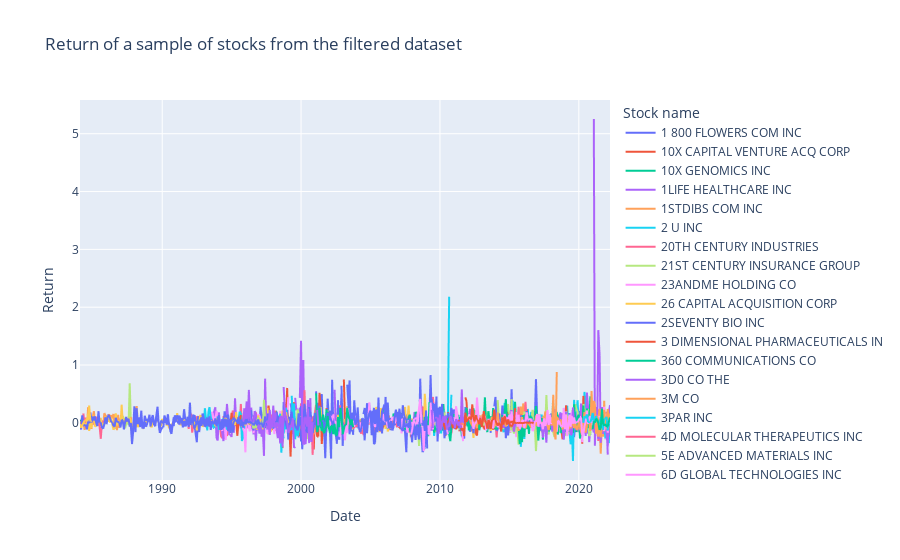

Notebook code for this chart:
### Markdown cell above
# Output after filtering 

After filtering for penny stocks and microcaps, there are 8 984 stocks remaining for our portfolio, out of the initial 27 840 listed on the stock exchanges we are considering.

### Code cell
px.line(ts.iloc[:75].T, color = 'COMNAM', labels = dict(value = 'Return', date1 = 'Date', COMNAM = 'Stock name'), title = 'Return of a sample of stocks from the filtered dataset')

### Figure 1 — Plotly figure (JSON) as saved in the notebook; plotly's stock layout.template omitted (floating-point values rounded to 4 significant figures; data arrays with more than 128 entries replaced by an {"elided": "..."} marker saying what was removed)
{"data": [{"hovertemplate": "Stock name=1 800 FLOWERS COM INC<br>Date=%{x}<br>Return=%{y}<extra></extra>", "legendgroup": "1 800 FLOWERS COM INC", "line": {"color": "#636efa", "dash": "solid"}, "mode": "lines", "name": "1 800 FLOWERS COM INC", "showlegend": true, "type": "scattergl", "x": {"elided": "459 str values"}, "xaxis": "x", "y": {"elided": "459 float values"}, "yaxis": "y"}, {"hovertemplate": "Stock name=10X CAPITAL VENTURE ACQ CORP<br>Date=%{x}<br>Return=%{y}<extra></extra>", "legendgroup": "10X CAPITAL VENTURE ACQ CORP", "line": {"color": "#EF553B", "dash": "solid"}, "mode": "lines", "name": "10X CAPITAL VENTURE ACQ CORP", "showlegend": true, "type": "scattergl", "x": {"elided": "459 str values"}, "xaxis": "x", "y": {"elided": "459 float values"}, "yaxis": "y"}, {"hovertemplate": "Stock name=10X GENOMICS INC<br>Date=%{x}<br>Return=%{y}<extra></extra>", "legendgroup": "10X GENOMICS INC", "line": {"color": "#00cc96", "dash": "solid"}, "mode": "lines", "name": "10X GENOMICS INC", "showlegend": true, "type": "scattergl", "x": {"elided": "459 str values"}, "xaxis": "x", "y": {"elided": "459 float values"}, "yaxis": "y"}, {"hovertemplate": "Stock name=1LIFE HEALTHCARE INC<br>Date=%{x}<br>Return=%{y}<extra></extra>", "legendgroup": "1LIFE HEALTHCARE INC", "line": {"color": "#ab63fa", "dash": "solid"}, "mode": "lines", "name": "1LIFE HEALTHCARE INC", "showlegend": true, "type": "scattergl", "x": {"elided": "459 str values"}, "xaxis": "x", "y": {"elided": "459 float values"}, "yaxis": "y"}, {"hovertemplate": "Stock name=1STDIBS COM INC<br>Date=%{x}<br>Return=%{y}<extra></extra>", "legendgroup": "1STDIBS COM INC", "line": {"color": "#FFA15A", "dash": "solid"}, "mode": "lines", "name": "1STDIBS COM INC", "showlegend": true, "type": "scattergl", "x": {"elided": "459 str values"}, "xaxis": "x", "y": {"elided": "459 float values"}, "yaxis": "y"}, {"hovertemplate": "Stock name=2 U INC<br>Date=%{x}<br>Return=%{y}<extra></extra>", "legendgroup": "2 U INC", "line": {"color": "#19d3f3", "dash": "solid"}, "mode": "lines", "name": "2 U INC", "showlegend": true, "type": "scattergl", "x": {"elided": "459 str values"}, "xaxis": "x", "y": {"elided": "459 float values"}, "yaxis": "y"}, {"hovertemplate": "Stock name=20TH CENTURY INDUSTRIES<br>Date=%{x}<br>Return=%{y}<extra></extra>", "legendgroup": "20TH CENTURY INDUSTRIES", "line": {"color": "#FF6692", "dash": "solid"}, "mode": "lines", "name": "20TH CENTURY INDUSTRIES", "showlegend": true, "type": "scattergl", "x": {"elided": "459 str values"}, "xaxis": "x", "y": {"elided": "459 float values"}, "yaxis": "y"}, {"hovertemplate": "Stock name=21ST CENTURY INSURANCE GROUP<br>Date=%{x}<br>Return=%{y}<extra></extra>", "legendgroup": "21ST CENTURY INSURANCE GROUP", "line": {"color": "#B6E880", "dash": "solid"}, "mode": "lines", "name": "21ST CENTURY INSURANCE GROUP", "showlegend": true, "type": "scattergl", "x": {"elided": "459 str values"}, "xaxis": "x", "y": {"elided": "459 float values"}, "yaxis": "y"}, {"hovertemplate": "Stock name=23ANDME HOLDING CO<br>Date=%{x}<br>Return=%{y}<extra></extra>", "legendgroup": "23ANDME HOLDING CO", "line": {"color": "#FF97FF", "dash": "solid"}, "mode": "lines", "name": "23ANDME HOLDING CO", "showlegend": true, "type": "scattergl", "x": {"elided": "459 str values"}, "xaxis": "x", "y": {"elided": "459 float values"}, "yaxis": "y"}, {"hovertemplate": "Stock name=26 CAPITAL ACQUISITION CORP<br>Date=%{x}<br>Return=%{y}<extra></extra>", "legendgroup": "26 CAPITAL ACQUISITION CORP", "line": {"color": "#FECB52", "dash": "solid"}, "mode": "lines", "name": "26 CAPITAL ACQUISITION CORP", "showlegend": true, "type": "scattergl", "x": {"elided": "459 str values"}, "xaxis": "x", "y": {"elided": "459 float values"}, "yaxis": "y"}, {"hovertemplate": "Stock name=2SEVENTY BIO INC<br>Date=%{x}<br>Return=%{y}<extra></extra>", "legendgroup": "2SEVENTY BIO INC", "line": {"color": "#636efa", "dash": "solid"}, "mode": "lines", "name": "2SEVENTY BIO INC", "showlegend": true, "type": "scattergl", "x": {"elided": "459 str values"}, "xaxis": "x", "y": {"elided": "459 float values"}, "yaxis": "y"}, {"hovertemplate": "Stock name=3 DIMENSIONAL PHARMACEUTICALS IN<br>Date=%{x}<br>Return=%{y}<extra></extra>", "legendgroup": "3 DIMENSIONAL PHARMACEUTICALS IN", "line": {"color": "#EF553B", "dash": "solid"}, "mode": "lines", "name": "3 DIMENSIONAL PHARMACEUTICALS IN", "showlegend": true, "type": "scattergl", "x": {"elided": "459 str values"}, "xaxis": "x", "y": {"elided": "459 float values"}, "yaxis": "y"}, {"hovertemplate": "Stock name=360 COMMUNICATIONS CO<br>Date=%{x}<br>Return=%{y}<extra></extra>", "legendgroup": "360 COMMUNICATIONS CO", "line": {"color": "#00cc96", "dash": "solid"}, "mode": "lines", "name": "360 COMMUNICATIONS CO", "showlegend": true, "type": "scattergl", "x": {"elided": "459 str values"}, "xaxis": "x", "y": {"elided": "459 float values"}, "yaxis": "y"}, {"hovertemplate": "Stock name=3D0 CO THE<br>Date=%{x}<br>Return=%{y}<extra></extra>", "legendgroup": "3D0 CO THE", "line": {"color": "#ab63fa", "dash": "solid"}, "mode": "lines", "name": "3D0 CO THE", "showlegend": true, "type": "scattergl", "x": {"elided": "459 str values"}, "xaxis": "x", "y": {"elided": "459 float values"}, "yaxis": "y"}, {"hovertemplate": "Stock name=3M CO<br>Date=%{x}<br>Return=%{y}<extra></extra>", "legendgroup": "3M CO", "line": {"color": "#FFA15A", "dash": "solid"}, "mode": "lines", "name": "3M CO", "showlegend": true, "type": "scattergl", "x": {"elided": "459 str values"}, "xaxis": "x", "y": {"elided": "459 float values"}, "yaxis": "y"}, {"hovertemplate": "Stock name=3PAR INC<br>Date=%{x}<br>Return=%{y}<extra></extra>", "legendgroup": "3PAR INC", "line": {"color": "#19d3f3", "dash": "solid"}, "mode": "lines", "name": "3PAR INC", "showlegend": true, "type": "scattergl", "x": {"elided": "459 str values"}, "xaxis": "x", "y": {"elided": "459 float values"}, "yaxis": "y"}, {"hovertemplate": "Stock name=4D MOLECULAR THERAPEUTICS INC<br>Date=%{x}<br>Return=%{y}<extra></extra>", "legendgroup": "4D MOLECULAR THERAPEUTICS INC", "line": {"color": "#FF6692", "dash": "solid"}, "mode": "lines", "name": "4D MOLECULAR THERAPEUTICS INC", "showlegend": true, "type": "scattergl", "x": {"elided": "459 str values"}, "xaxis": "x", "y": {"elided": "459 float values"}, "yaxis": "y"}, {"hovertemplate": "Stock name=5E ADVANCED MATERIALS INC<br>Date=%{x}<br>Return=%{y}<extra></extra>", "legendgroup": "5E ADVANCED MATERIALS INC", "line": {"color": "#B6E880", "dash": "solid"}, "mode": "lines", "name": "5E ADVANCED MATERIALS INC", "showlegend": true, "type": "scattergl", "x": {"elided": "459 str values"}, "xaxis": "x", "y": {"elided": "459 int values"}, "yaxis": "y"}, {"hovertemplate": "Stock name=6D GLOBAL TECHNOLOGIES INC<br>Date=%{x}<br>Return=%{y}<extra></extra>", "legendgroup": "6D GLOBAL TECHNOLOGIES INC", "line": {"color": "#FF97FF", "dash": "solid"}, "mode": "lines", "name": "6D GLOBAL TECHNOLOGIES INC", "showlegend": true, "type": "scattergl", "x": {"elided": "459 str values"}, "xaxis": "x", "y": {"elided": "459 float values"}, "yaxis": "y"}, {"hovertemplate": "Stock name=7 ELEVEN INC<br>Date=%{x}<br>Return=%{y}<extra></extra>", "legendgroup": "7 ELEVEN INC", "line": {"color": "#FECB52", "dash": "solid"}, "mode": "lines", "name": "7 ELEVEN INC", "showlegend": true, "type": "scattergl", "x": {"elided": "459 str values"}, "xaxis": "x", "y": {"elided": "459 float values"}, "yaxis": "y"}, {"hovertemplate": "Stock name=7GC & CO HOLDINGS INC<br>Date=%{x}<br>Return=%{y}<extra></extra>", "legendgroup": "7GC & CO HOLDINGS INC", "line": {"color": "#636efa", "dash": "solid"}, "mode": "lines", "name": "7GC & CO HOLDINGS INC", "showlegend": true, "type": "scattergl", "x": {"elided": "459 str values"}, "xaxis": "x", "y": {"elided": "459 float values"}, "yaxis": "y"}, {"hovertemplate": "Stock name=800 JR CIGAR INC<br>Date=%{x}<br>Return=%{y}<extra></extra>", "legendgroup": "800 JR CIGAR INC", "line": {"color": "#EF553B", "dash": "solid"}, "mode": "lines", "name": "800 JR CIGAR INC", "showlegend": true, "type": "scattergl", "x": {"elided": "459 str values"}, "xaxis": "x", "y": {"elided": "459 float values"}, "yaxis": "y"}, {"hovertemplate": "Stock name=890 5TH AVENUE PARTNERS INC<br>Date=%{x}<br>Return=%{y}<extra></extra>", "legendgroup": "890 5TH AVENUE PARTNERS INC", "line": {"color": "#00cc96", "dash": "solid"}, "mode": "lines", "name": "890 5TH AVENUE PARTNERS INC", "showlegend": true, "type": "scattergl", "x": {"elided": "459 str values"}, "xaxis": "x", "y": {"elided": "459 float values"}, "yaxis": "y"}, {"hovertemplate": "Stock name=89BIO INC<br>Date=%{x}<br>Return=%{y}<extra></extra>", "legendgroup": "89BIO INC", "line": {"color": "#ab63fa", "dash": "solid"}, "mode": "lines", "name": "89BIO INC", "showlegend": true, "type": "scattergl", "x": {"elided": "459 str values"}, "xaxis": "x", "y": {"elided": "459 float values"}, "yaxis": "y"}, {"hovertemplate": "Stock name=8POINT3 ENERGY PARTNERS LP<br>Date=%{x}<br>Return=%{y}<extra></extra>", "legendgroup": "8POINT3 ENERGY PARTNERS LP", "line": {"color": "#FFA15A", "dash": "solid"}, "mode": "lines", "name": "8POINT3 ENERGY PARTNERS LP", "showlegend": true, "type": "scattergl", "x": {"elided": "459 str values"}, "xaxis": "x", "y": {"elided": "459 float values"}, "yaxis": "y"}, {"hovertemplate": "Stock name=908 DEVICES INC<br>Date=%{x}<br>Return=%{y}<extra></extra>", "legendgroup": "908 DEVICES INC", "line": {"color": "#19d3f3", "dash": "solid"}, "mode": "lines", "name": "908 DEVICES INC", "showlegend": true, "type": "scattergl", "x": {"elided": "459 str values"}, "xaxis": "x", "y": {"elided": "459 float values"}, "yaxis": "y"}, {"hovertemplate": "Stock name=99 CENTS ONLY STORES<br>Date=%{x}<br>Return=%{y}<extra></extra>", "legendgroup": "99 CENTS ONLY STORES", "line": {"color": "#FF6692", "dash": "solid"}, "mode": "lines", "name": "99 CENTS ONLY STORES", "showlegend": true, "type": "scattergl", "x": {"elided": "459 str values"}, "xaxis": "x", "y": {"elided": "459 float values"}, "yaxis": "y"}, {"hovertemplate": "Stock name=A A C HOLDINGS INC<br>Date=%{x}<br>Return=%{y}<extra></extra>", "legendgroup": "A A C HOLDINGS INC", "line": {"color": "#B6E880", "dash": "solid"}, "mode": "lines", "name": "A A C HOLDINGS INC", "showlegend": true, "type": "scattergl", "x": {"elided": "459 str values"}, "xaxis": "x", "y": {"elided": "459 float values"}, "yaxis": "y"}, {"hovertemplate": "Stock name=A B T BUILDING PRODUCTS CORP<br>Date=%{x}<br>Return=%{y}<extra></extra>", "legendgroup": "A B T BUILDING PRODUCTS CORP", "line": {"color": "#FF97FF", "dash": "solid"}, "mode": "lines", "name": "A B T BUILDING PRODUCTS CORP", "showlegend": true, "type": "scattergl", "x": {"elided": "459 str values"}, "xaxis": "x", "y": {"elided": "459 float values"}, "yaxis": "y"}, {"hovertemplate": "Stock name=A B X AIR INC<br>Date=%{x}<br>Return=%{y}<extra></extra>", "legendgroup": "A B X AIR INC", "line": {"color": "#FECB52", "dash": "solid"}, "mode": "lines", "name": "A B X AIR INC", "showlegend": true, "type": "scattergl", "x": {"elided": "459 str values"}, "xaxis": "x", "y": {"elided": "459 float values"}, "yaxis": "y"}, {"hovertemplate": "Stock name=A C A CAPITAL HOLDINGS INC<br>Date=%{x}<br>Return=%{y}<extra></extra>", "legendgroup": "A C A CAPITAL HOLDINGS INC", "line": {"color": "#636efa", "dash": "solid"}, "mode": "lines", "name": "A C A CAPITAL HOLDINGS INC", "showlegend": true, "type": "scattergl", "x": {"elided": "459 str values"}, "xaxis": "x", "y": {"elided": "459 float values"}, "yaxis": "y"}, {"hovertemplate": "Stock name=A C C O BRANDS CORP<br>Date=%{x}<br>Return=%{y}<extra></extra>", "legendgroup": "A C C O BRANDS CORP", "line": {"color": "#EF553B", "dash": "solid"}, "mode": "lines", "name": "A C C O BRANDS CORP", "showlegend": true, "type": "scattergl", "x": {"elided": "459 str values"}, "xaxis": "x", "y": {"elided": "459 float values"}, "yaxis": "y"}, {"hovertemplate": "Stock name=A C F INDUSTRIES INC<br>Date=%{x}<br>Return=%{y}<extra></extra>", "legendgroup": "A C F INDUSTRIES INC", "line": {"color": "#00cc96", "dash": "solid"}, "mode": "lines", "name": "A C F INDUSTRIES INC", "showlegend": true, "type": "scattergl", "x": {"elided": "459 str values"}, "xaxis": "x", "y": {"elided": "459 float values"}, "yaxis": "y"}, {"hovertemplate": "Stock name=A C I WORLDWIDE INC<br>Date=%{x}<br>Return=%{y}<extra></extra>", "legendgroup": "A C I WORLDWIDE INC", "line": {"color": "#ab63fa", "dash": "solid"}, "mode": "lines", "name": "A C I WORLDWIDE INC", "showlegend": true, "type": "scattergl", "x": {"elided": "459 str values"}, "xaxis": "x", "y": {"elided": "459 float values"}, "yaxis": "y"}, {"hovertemplate": "Stock name=A C V AUCTIONS INC<br>Date=%{x}<br>Return=%{y}<extra></extra>", "legendgroup": "A C V AUCTIONS INC", "line": {"color": "#FFA15A", "dash": "solid"}, "mode": "lines", "name": "A C V AUCTIONS INC", "showlegend": true, "type": "scattergl", "x": {"elided": "459 str values"}, "xaxis": "x", "y": {"elided": "459 float values"}, "yaxis": "y"}, {"hovertemplate": "Stock name=A C X TECHNOLOGIES INC<br>Date=%{x}<br>Return=%{y}<extra></extra>", "legendgroup": "A C X TECHNOLOGIES INC", "line": {"color": "#19d3f3", "dash": "solid"}, "mode": "lines", "name": "A C X TECHNOLOGIES INC", "showlegend": true, "type": "scattergl", "x": {"elided": "459 str values"}, "xaxis": "x", "y": {"elided": "459 float values"}, "yaxis": "y"}, {"hovertemplate": "Stock name=A D T CORP<br>Date=%{x}<br>Return=%{y}<extra></extra>", "legendgroup": "A D T CORP", "line": {"color": "#FF6692", "dash": "solid"}, "mode": "lines", "name": "A D T CORP", "showlegend": true, "type": "scattergl", "x": {"elided": "459 str values"}, "xaxis": "x", "y": {"elided": "459 float values"}, "yaxis": "y"}, {"hovertemplate": "Stock name=A D T INC<br>Date=%{x}<br>Return=%{y}<extra></extra>", "legendgroup": "A D T INC", "line": {"color": "#B6E880", "dash": "solid"}, "mode": "lines", "name": "A D T INC", "showlegend": true, "type": "scattergl", "x": {"elided": "459 str values"}, "xaxis": "x", "y": {"elided": "459 float values"}, "yaxis": "y"}, {"hovertemplate": "Stock name=A E C O M<br>Date=%{x}<br>Return=%{y}<extra></extra>", "legendgroup": "A E C O M", "line": {"color": "#FF97FF", "dash": "solid"}, "mode": "lines", "name": "A E C O M", "showlegend": true, "type": "scattergl", "x": {"elided": "459 str values"}, "xaxis": "x", "y": {"elided": "459 float values"}, "yaxis": "y"}, {"hovertemplate": "Stock name=A E C O M TECHNOLOGY CORP<br>Date=%{x}<br>Return=%{y}<extra></extra>", "legendgroup": "A E C O M TECHNOLOGY CORP", "line": {"color": "#FECB52", "dash": "solid"}, "mode": "lines", "name": "A E C O M TECHNOLOGY CORP", "showlegend": true, "type": "scattergl", "x": {"elided": "459 str values"}, "xaxis": "x", "y": {"elided": "459 float values"}, "yaxis": "y"}, {"hovertemplate": "Stock name=A E S CORP<br>Date=%{x}<br>Return=%{y}<extra></extra>", "legendgroup": "A E S CORP", "line": {"color": "#636efa", "dash": "solid"}, "mode": "lines", "name": "A E S CORP", "showlegend": true, "type": "scattergl", "x": {"elided": "459 str values"}, "xaxis": "x", "y": {"elided": "459 float values"}, "yaxis": "y"}, {"hovertemplate": "Stock name=A F ACQUISITION CORP<br>Date=%{x}<br>Return=%{y}<extra></extra>", "legendgroup": "A F ACQUISITION CORP", "line": {"color": "#EF553B", "dash": "solid"}, "mode": "lines", "name": "A F ACQUISITION CORP", "showlegend": true, "type": "scattergl", "x": {"elided": "459 str values"}, "xaxis": "x", "y": {"elided": "459 float values"}, "yaxis": "y"}, {"hovertemplate": "Stock name=A F C ENTERPRISES INC<br>Date=%{x}<br>Return=%{y}<extra></extra>", "legendgroup": "A F C ENTERPRISES INC", "line": {"color": "#00cc96", "dash": "solid"}, "mode": "lines", "name": "A F C ENTERPRISES INC", "showlegend": true, "type": "scattergl", "x": {"elided": "459 str values"}, "xaxis": "x", "y": {"elided": "459 float values"}, "yaxis": "y"}, {"hovertemplate": "Stock name=A F C GAMMA INC<br>Date=%{x}<br>Return=%{y}<extra></extra>", "legendgroup": "A F C GAMMA INC", "line": {"color": "#ab63fa", "dash": "solid"}, "mode": "lines", "name": "A F C GAMMA INC", "showlegend": true, "type": "scattergl", "x": {"elided": "459 str values"}, "xaxis": "x", "y": {"elided": "459 float values"}, "yaxis": "y"}, {"hovertemplate": "Stock name=A F G INDUSTRIES INC<br>Date=%{x}<br>Return=%{y}<extra></extra>", "legendgroup": "A F G INDUSTRIES INC", "line": {"color": "#FFA15A", "dash": "solid"}, "mode": "lines", "name": "A F G INDUSTRIES INC", "showlegend": true, "type": "scattergl", "x": {"elided": "459 str values"}, "xaxis": "x", "y": {"elided": "459 float values"}, "yaxis": "y"}, {"hovertemplate": "Stock name=A G A MEDICAL HOLDINGS INC<br>Date=%{x}<br>Return=%{y}<extra></extra>", "legendgroup": "A G A MEDICAL HOLDINGS INC", "line": {"color": "#19d3f3", "dash": "solid"}, "mode": "lines", "name": "A G A MEDICAL HOLDINGS INC", "showlegend": true, "type": "scattergl", "x": {"elided": "459 str values"}, "xaxis": "x", "y": {"elided": "459 float values"}, "yaxis": "y"}, {"hovertemplate": "Stock name=A G L RESOURCES INC<br>Date=%{x}<br>Return=%{y}<extra></extra>", "legendgroup": "A G L RESOURCES INC", "line": {"color": "#FF6692", "dash": "solid"}, "mode": "lines", "name": "A G L RESOURCES INC", "showlegend": true, "type": "scattergl", "x": {"elided": "459 str values"}, "xaxis": "x", "y": {"elided": "459 float values"}, "yaxis": "y"}, {"hovertemplate": "Stock name=A H BELO CORP<br>Date=%{x}<br>Return=%{y}<extra></extra>", "legendgroup": "A H BELO CORP", "line": {"color": "#B6E880", "dash": "solid"}, "mode": "lines", "name": "A H BELO CORP", "showlegend": true, "type": "scattergl", "x": {"elided": "459 str values"}, "xaxis": "x", "y": {"elided": "459 float values"}, "yaxis": "y"}, {"hovertemplate": "Stock name=A H I HEALTHCARE SYSTEMS INC<br>Date=%{x}<br>Return=%{y}<extra></extra>", "legendgroup": "A H I HEALTHCARE SYSTEMS INC", "line": {"color": "#FF97FF", "dash": "solid"}, "mode": "lines", "name": "A H I HEALTHCARE SYSTEMS INC", "showlegend": true, "type": "scattergl", "x": {"elided": "459 str values"}, "xaxis": "x", "y": {"elided": "459 float values"}, "yaxis": "y"}, {"hovertemplate": "Stock name=A K A BRANDS HOLDING CORP<br>Date=%{x}<br>Return=%{y}<extra></extra>", "legendgroup": "A K A BRANDS HOLDING CORP", "line": {"color": "#FECB52", "dash": "solid"}, "mode": "lines", "name": "A K A BRANDS HOLDING CORP", "showlegend": true, "type": "scattergl", "x": {"elided": "459 str values"}, "xaxis": "x", "y": {"elided": "459 float values"}, "yaxis": "y"}, {"hovertemplate": "Stock name=A K STEEL HOLDING CORP<br>Date=%{x}<br>Return=%{y}<extra></extra>", "legendgroup": "A K STEEL HOLDING CORP", "line": {"color": "#636efa", "dash": "solid"}, "mode": "lines", "name": "A K STEEL HOLDING CORP", "showlegend": true, "type": "scattergl", "x": {"elided": "459 str values"}, "xaxis": "x", "y": {"elided": "459 float values"}, "yaxis": "y"}, {"hovertemplate": "Stock name=A L PHARMA INC<br>Date=%{x}<br>Return=%{y}<extra></extra>", "legendgroup": "A L PHARMA INC", "line": {"color": "#EF553B", "dash": "solid"}, "mode": "lines", "name": "A L PHARMA INC", "showlegend": true, "type": "scattergl", "x": {"elided": "459 str values"}, "xaxis": "x", "y": {"elided": "459 float values"}, "yaxis": "y"}, {"hovertemplate": "Stock name=A M A G PHARMACEUTICALS INC<br>Date=%{x}<br>Return=%{y}<extra></extra>", "legendgroup": "A M A G PHARMACEUTICALS INC", "line": {"color": "#00cc96", "dash": "solid"}, "mode": "lines", "name": "A M A G PHARMACEUTICALS INC", "showlegend": true, "type": "scattergl", "x": {"elided": "459 str values"}, "xaxis": "x", "y": {"elided": "459 float values"}, "yaxis": "y"}, {"hovertemplate": "Stock name=A M C ENTERTAINMENT HOLDINGS INC<br>Date=%{x}<br>Return=%{y}<extra></extra>", "legendgroup": "A M C ENTERTAINMENT HOLDINGS INC", "line": {"color": "#ab63fa", "dash": "solid"}, "mode": "lines", "name": "A M C ENTERTAINMENT HOLDINGS INC", "showlegend": true, "type": "scattergl", "x": {"elided": "459 str values"}, "xaxis": "x", "y": {"elided": "459 float values"}, "yaxis": "y"}, {"hovertemplate": "Stock name=A M C NETWORKS INC<br>Date=%{x}<br>Return=%{y}<extra></extra>", "legendgroup": "A M C NETWORKS INC", "line": {"color": "#FFA15A", "dash": "solid"}, "mode": "lines", "name": "A M C NETWORKS INC", "showlegend": true, "type": "scattergl", "x": {"elided": "459 str values"}, "xaxis": "x", "y": {"elided": "459 float values"}, "yaxis": "y"}, {"hovertemplate": "Stock name=A M F BOWLING INC<br>Date=%{x}<br>Return=%{y}<extra></extra>", "legendgroup": "A M F BOWLING INC", "line": {"color": "#19d3f3", "dash": "solid"}, "mode": "lines", "name": "A M F BOWLING INC", "showlegend": true, "type": "scattergl", "x": {"elided": "459 str values"}, "xaxis": "x", "y": {"elided": "459 float values"}, "yaxis": "y"}, {"hovertemplate": "Stock name=A M F INC<br>Date=%{x}<br>Return=%{y}<extra></extra>", "legendgroup": "A M F INC", "line": {"color": "#FF6692", "dash": "solid"}, "mode": "lines", "name": "A M F INC", "showlegend": true, "type": "scattergl", "x": {"elided": "459 str values"}, "xaxis": "x", "y": {"elided": "459 float values"}, "yaxis": "y"}, {"hovertemplate": "Stock name=A M F M INC<br>Date=%{x}<br>Return=%{y}<extra></extra>", "legendgroup": "A M F M INC", "line": {"color": "#B6E880", "dash": "solid"}, "mode": "lines", "name": "A M F M INC", "showlegend": true, "type": "scattergl", "x": {"elided": "459 str values"}, "xaxis": "x", "y": {"elided": "459 float values"}, "yaxis": "y"}, {"hovertemplate": "Stock name=A M N HEALTHCARE SERVICES INC<br>Date=%{x}<br>Return=%{y}<extra></extra>", "legendgroup": "A M N HEALTHCARE SERVICES INC", "line": {"color": "#FF97FF", "dash": "solid"}, "mode": "lines", "name": "A M N HEALTHCARE SERVICES INC", "showlegend": true, "type": "scattergl", "x": {"elided": "459 str values"}, "xaxis": "x", "y": {"elided": "459 float values"}, "yaxis": "y"}, {"hovertemplate": "Stock name=A M P INC<br>Date=%{x}<br>Return=%{y}<extra></extra>", "legendgroup": "A M P INC", "line": {"color": "#FECB52", "dash": "solid"}, "mode": "lines", "name": "A M P INC", "showlegend": true, "type": "scattergl", "x": {"elided": "459 str values"}, "xaxis": "x", "y": {"elided": "459 float values"}, "yaxis": "y"}, {"hovertemplate": "Stock name=A M R CORP DEL<br>Date=%{x}<br>Return=%{y}<extra></extra>", "legendgroup": "A M R CORP DEL", "line": {"color": "#636efa", "dash": "solid"}, "mode": "lines", "name": "A M R CORP DEL", "showlegend": true, "type": "scattergl", "x": {"elided": "459 str values"}, "xaxis": "x", "y": {"elided": "459 float values"}, "yaxis": "y"}, {"hovertemplate": "Stock name=A O L INC<br>Date=%{x}<br>Return=%{y}<extra></extra>", "legendgroup": "A O L INC", "line": {"color": "#EF553B", "dash": "solid"}, "mode": "lines", "name": "A O L INC", "showlegend": true, "type": "scattergl", "x": {"elided": "459 str values"}, "xaxis": "x", "y": {"elided": "459 float values"}, "yaxis": "y"}, {"hovertemplate": "Stock name=A O L TIME WARNER INC<br>Date=%{x}<br>Return=%{y}<extra></extra>", "legendgroup": "A O L TIME WARNER INC", "line": {"color": "#00cc96", "dash": "solid"}, "mode": "lines", "name": "A O L TIME WARNER INC", "showlegend": true, "type": "scattergl", "x": {"elided": "459 str values"}, "xaxis": "x", "y": {"elided": "459 float values"}, "yaxis": "y"}, {"hovertemplate": "Stock name=A P A C CUSTOMER SERVICES INC<br>Date=%{x}<br>Return=%{y}<extra></extra>", "legendgroup": "A P A C CUSTOMER SERVICES INC", "line": {"color": "#ab63fa", "dash": "solid"}, "mode": "lines", "name": "A P A C CUSTOMER SERVICES INC", "showlegend": true, "type": "scattergl", "x": {"elided": "459 str values"}, "xaxis": "x", "y": {"elided": "459 float values"}, "yaxis": "y"}, {"hovertemplate": "Stock name=A P A CORP<br>Date=%{x}<br>Return=%{y}<extra></extra>", "legendgroup": "A P A CORP", "line": {"color": "#FFA15A", "dash": "solid"}, "mode": "lines", "name": "A P A CORP", "showlegend": true, "type": "scattergl", "x": {"elided": "459 str values"}, "xaxis": "x", "y": {"elided": "459 float values"}, "yaxis": "y"}, {"hovertemplate": "Stock name=A P I GROUP CORP<br>Date=%{x}<br>Return=%{y}<extra></extra>", "legendgroup": "A P I GROUP CORP", "line": {"color": "#19d3f3", "dash": "solid"}, "mode": "lines", "name": "A P I GROUP CORP", "showlegend": true, "type": "scattergl", "x": {"elided": "459 str values"}, "xaxis": "x", "y": {"elided": "459 float values"}, "yaxis": "y"}, {"hovertemplate": "Stock name=A P I TECHNOLOGIES CORP<br>Date=%{x}<br>Return=%{y}<extra></extra>", "legendgroup": "A P I TECHNOLOGIES CORP", "line": {"color": "#FF6692", "dash": "solid"}, "mode": "lines", "name": "A P I TECHNOLOGIES CORP", "showlegend": true, "type": "scattergl", "x": {"elided": "459 str values"}, "xaxis": "x", "y": {"elided": "459 float values"}, "yaxis": "y"}, {"hovertemplate": "Stock name=A P L LTD<br>Date=%{x}<br>Return=%{y}<extra></extra>", "legendgroup": "A P L LTD", "line": {"color": "#B6E880", "dash": "solid"}, "mode": "lines", "name": "A P L LTD", "showlegend": true, "type": "scattergl", "x": {"elided": "459 str values"}, "xaxis": "x", "y": {"elided": "459 float values"}, "yaxis": "y"}, {"hovertemplate": "Stock name=A P P PHARMACEUTICALS INC<br>Date=%{x}<br>Return=%{y}<extra></extra>", "legendgroup": "A P P PHARMACEUTICALS INC", "line": {"color": "#FF97FF", "dash": "solid"}, "mode": "lines", "name": "A P P PHARMACEUTICALS INC", "showlegend": true, "type": "scattergl", "x": {"elided": "459 str values"}, "xaxis": "x", "y": {"elided": "459 float values"}, "yaxis": "y"}, {"hovertemplate": "Stock name=A R A SERVICES INC<br>Date=%{x}<br>Return=%{y}<extra></extra>", "legendgroup": "A R A SERVICES INC", "line": {"color": "#FECB52", "dash": "solid"}, "mode": "lines", "name": "A R A SERVICES INC", "showlegend": true, "type": "scattergl", "x": {"elided": "459 str values"}, "xaxis": "x", "y": {"elided": "459 float values"}, "yaxis": "y"}, {"hovertemplate": "Stock name=A R C O CHEMICAL CO<br>Date=%{x}<br>Return=%{y}<extra></extra>", "legendgroup": "A R C O CHEMICAL CO", "line": {"color": "#636efa", "dash": "solid"}, "mode": "lines", "name": "A R C O CHEMICAL CO", "showlegend": true, "type": "scattergl", "x": {"elided": "459 str values"}, "xaxis": "x", "y": {"elided": "459 float values"}, "yaxis": "y"}, {"hovertemplate": "Stock name=A R CAPITAL ACQUISITION CORP<br>Date=%{x}<br>Return=%{y}<extra></extra>", "legendgroup": "A R CAPITAL ACQUISITION CORP", "line": {"color": "#EF553B", "dash": "solid"}, "mode": "lines", "name": "A R CAPITAL ACQUISITION CORP", "showlegend": true, "type": "scattergl", "x": {"elided": "459 str values"}, "xaxis": "x", "y": {"elided": "459 float values"}, "yaxis": "y"}, {"hovertemplate": "Stock name=A R K O CORP<br>Date=%{x}<br>Return=%{y}<extra></extra>", "legendgroup": "A R K O CORP", "line": {"color": "#00cc96", "dash": "solid"}, "mode": "lines", "name": "A R K O CORP", "showlegend": true, "type": "scattergl", "x": {"elided": "459 str values"}, "xaxis": "x", "y": {"elided": "459 float values"}, "yaxis": "y"}, {"hovertemplate": "Stock name=A R M FINANCIAL GROUP INC<br>Date=%{x}<br>Return=%{y}<extra></extra>", "legendgroup": "A R M FINANCIAL GROUP INC", "line": {"color": "#ab63fa", "dash": "solid"}, "mode": "lines", "name": "A R M FINANCIAL GROUP INC", "showlegend": true, "type": "scattergl", "x": {"elided": "459 str values"}, "xaxis": "x", "y": {"elided": "459 float values"}, "yaxis": "y"}, {"hovertemplate": "Stock name=A R M O BIOSCIENCES INC<br>Date=%{x}<br>Return=%{y}<extra></extra>", "legendgroup": "A R M O BIOSCIENCES INC", "line": {"color": "#FFA15A", "dash": "solid"}, "mode": "lines", "name": "A R M O BIOSCIENCES INC", "showlegend": true, "type": "scattergl", "x": {"elided": "459 str values"}, "xaxis": "x", "y": {"elided": "459 float values"}, "yaxis": "y"}], "layout": {"legend": {"title": {"text": "Stock name"}, "tracegroupgap": 0}, "title": {"text": "Return of a sample of stocks from the filtered dataset"}, "xaxis": {"anchor": "y", "domain": [0, 1], "title": {"text": "Date"}}, "yaxis": {"anchor": "x", "domain": [0, 1], "title": {"text": "Return"}}}}
